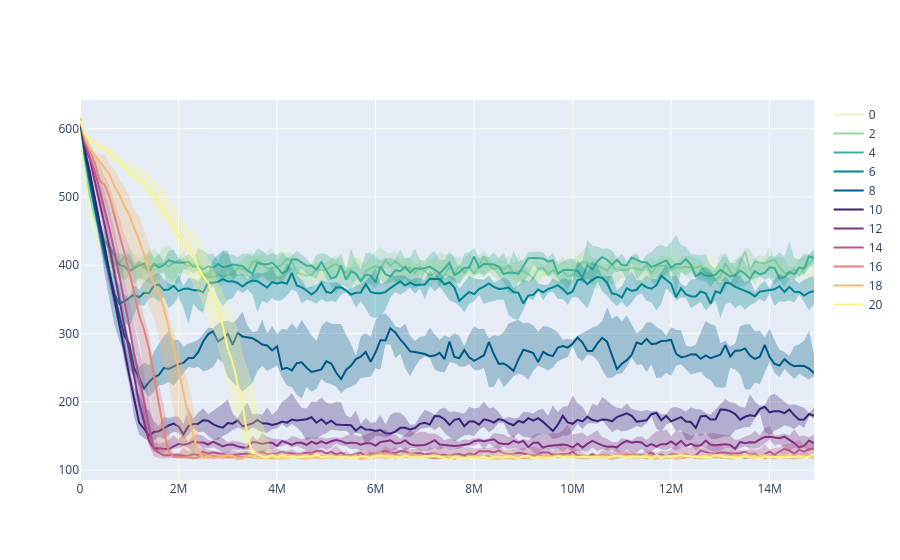

Notebook code cell kept with this figure:
### Code cell
import random as rand

palette = cl.Grad(cl.StackPalette.load("carnival"), domain=[0, 20])
fig = go.Figure()
for gamma, group in repldf.group_by("gamma"):
    gamma = gamma[0]
    fig.add_trace(go.Scatter(
        x=group["wtime"],
        y=group["mean_med"],
        line_color=palette(gamma),
        name=gamma
    ))
    fig.add_trace(go.Scatter(
        x=pl.concat([group["wtime"], group["wtime"][::-1]]),
        y=pl.concat([group["mean_min"], group["mean_max"][::-1]]),
        fill="toself",
        line_color="rgba(0, 0, 0, 0)",
        fillcolor=palette(gamma),
        opacity=0.3,
        showlegend=False
    ))
fig

### Figure 1 — Plotly figure (JSON) as saved in the notebook; plotly's stock layout.template omitted (floating-point values rounded to 4 significant figures; data arrays with more than 128 entries replaced by an {"elided": "..."} marker saying what was removed)
{"data": [{"line": {"color": "#e7f8bf"}, "name": "0", "type": "scatter", "x": {"elided": "150 int values"}, "y": {"elided": "150 float values"}}, {"fill": "toself", "fillcolor": "#e7f8bf", "line": {"color": "rgba(0, 0, 0, 0)"}, "opacity": 0.3, "showlegend": false, "type": "scatter", "x": {"elided": "300 int values"}, "y": {"elided": "300 float values"}}, {"line": {"color": "#98d5a4"}, "name": "2", "type": "scatter", "x": {"elided": "150 int values"}, "y": {"elided": "150 float values"}}, {"fill": "toself", "fillcolor": "#98d5a4", "line": {"color": "rgba(0, 0, 0, 0)"}, "opacity": 0.3, "showlegend": false, "type": "scatter", "x": {"elided": "300 int values"}, "y": {"elided": "300 float values"}}, {"line": {"color": "#3faf99"}, "name": "4", "type": "scatter", "x": {"elided": "150 int values"}, "y": {"elided": "150 float values"}}, {"fill": "toself", "fillcolor": "#3faf99", "line": {"color": "rgba(0, 0, 0, 0)"}, "opacity": 0.3, "showlegend": false, "type": "scatter", "x": {"elided": "300 int values"}, "y": {"elided": "300 float values"}}, {"line": {"color": "#008692"}, "name": "6", "type": "scatter", "x": {"elided": "150 int values"}, "y": {"elided": "150 float values"}}, {"fill": "toself", "fillcolor": "#008692", "line": {"color": "rgba(0, 0, 0, 0)"}, "opacity": 0.3, "showlegend": false, "type": "scatter", "x": {"elided": "300 int values"}, "y": {"elided": "300 float values"}}, {"line": {"color": "#005986"}, "name": "8", "type": "scatter", "x": {"elided": "150 int values"}, "y": {"elided": "150 float values"}}, {"fill": "toself", "fillcolor": "#005986", "line": {"color": "rgba(0, 0, 0, 0)"}, "opacity": 0.3, "showlegend": false, "type": "scatter", "x": {"elided": "300 int values"}, "y": {"elided": "300 float values"}}, {"line": {"color": "#3b2179"}, "name": "10", "type": "scatter", "x": {"elided": "150 int values"}, "y": {"elided": "150 float values"}}, {"fill": "toself", "fillcolor": "#3b2179", "line": {"color": "rgba(0, 0, 0, 0)"}, "opacity": 0.3, "showlegend": false, "type": "scatter", "x": {"elided": "300 int values"}, "y": {"elided": "300 float values"}}, {"line": {"color": "#823083"}, "name": "12", "type": "scatter", "x": {"elided": "150 int values"}, "y": {"elided": "150 float values"}}, {"fill": "toself", "fillcolor": "#823083", "line": {"color": "rgba(0, 0, 0, 0)"}, "opacity": 0.3, "showlegend": false, "type": "scatter", "x": {"elided": "300 int values"}, "y": {"elided": "300 float values"}}, {"line": {"color": "#b75687"}, "name": "14", "type": "scatter", "x": {"elided": "150 int values"}, "y": {"elided": "150 float values"}}, {"fill": "toself", "fillcolor": "#b75687", "line": {"color": "rgba(0, 0, 0, 0)"}, "opacity": 0.3, "showlegend": false, "type": "scatter", "x": {"elided": "300 int values"}, "y": {"elided": "300 float values"}}, {"line": {"color": "#dd867f"}, "name": "16", "type": "scatter", "x": {"elided": "150 int values"}, "y": {"elided": "150 float values"}}, {"fill": "toself", "fillcolor": "#dd867f", "line": {"color": "rgba(0, 0, 0, 0)"}, "opacity": 0.3, "showlegend": false, "type": "scatter", "x": {"elided": "300 int values"}, "y": {"elided": "300 float values"}}, {"line": {"color": "#f4bc77"}, "name": "18", "type": "scatter", "x": {"elided": "150 int values"}, "y": {"elided": "150 float values"}}, {"fill": "toself", "fillcolor": "#f4bc77", "line": {"color": "rgba(0, 0, 0, 0)"}, "opacity": 0.3, "showlegend": false, "type": "scatter", "x": {"elided": "300 int values"}, "y": {"elided": "300 float values"}}, {"line": {"color": "#f8f68b"}, "name": "20", "type": "scatter", "x": {"elided": "150 int values"}, "y": {"elided": "150 float values"}}, {"fill": "toself", "fillcolor": "#f8f68b", "line": {"color": "rgba(0, 0, 0, 0)"}, "opacity": 0.3, "showlegend": false, "type": "scatter", "x": {"elided": "300 int values"}, "y": {"elided": "300 float values"}}], "layout": {}}
